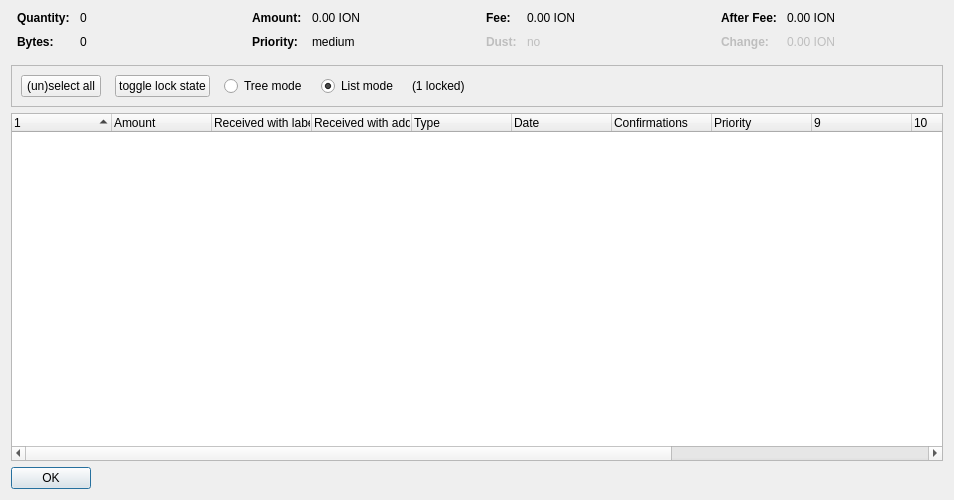
<?xml version="1.0" encoding="UTF-8"?>
<ui version="4.0">
 <class>CoinControlDialog</class>
 <widget class="QDialog" name="CoinControlDialog">
  <property name="geometry">
   <rect>
    <x>0</x>
    <y>0</y>
    <width>954</width>
    <height>500</height>
   </rect>
  </property>
  <property name="windowTitle">
   <string>Coin Selection</string>
  </property>
  <layout class="QVBoxLayout" name="verticalLayout">
   <item>
    <layout class="QHBoxLayout" name="horizontalLayoutTop" stretch="0,0,0,0">
     <property name="topMargin">
      <number>0</number>
     </property>
     <property name="bottomMargin">
      <number>10</number>
     </property>
     <item>
      <layout class="QFormLayout" name="formLayoutCoinControl1">
       <property name="horizontalSpacing">
        <number>10</number>
       </property>
       <property name="verticalSpacing">
        <number>10</number>
       </property>
       <property name="leftMargin">
        <number>6</number>
       </property>
       <property name="rightMargin">
        <number>6</number>
       </property>
       <item row="0" column="0">
        <widget class="QLabel" name="labelCoinControlQuantityText">
         <property name="font">
          <font>
           <weight>75</weight>
           <bold>true</bold>
          </font>
         </property>
         <property name="text">
          <string>Quantity:</string>
         </property>
        </widget>
       </item>
       <item row="0" column="1">
        <widget class="QLabel" name="labelCoinControlQuantity">
         <property name="cursor">
          <cursorShape>IBeamCursor</cursorShape>
         </property>
         <property name="contextMenuPolicy">
          <enum>Qt::ActionsContextMenu</enum>
         </property>
         <property name="text">
          <string notr="true">0</string>
         </property>
         <property name="textInteractionFlags">
          <set>Qt::LinksAccessibleByMouse|Qt::TextSelectableByKeyboard|Qt::TextSelectableByMouse</set>
         </property>
        </widget>
       </item>
       <item row="1" column="0">
        <widget class="QLabel" name="labelCoinControlBytesText">
         <property name="font">
          <font>
           <weight>75</weight>
           <bold>true</bold>
          </font>
         </property>
         <property name="text">
          <string>Bytes:</string>
         </property>
        </widget>
       </item>
       <item row="1" column="1">
        <widget class="QLabel" name="labelCoinControlBytes">
         <property name="cursor">
          <cursorShape>IBeamCursor</cursorShape>
         </property>
         <property name="contextMenuPolicy">
          <enum>Qt::ActionsContextMenu</enum>
         </property>
         <property name="text">
          <string notr="true">0</string>
         </property>
         <property name="textInteractionFlags">
          <set>Qt::LinksAccessibleByMouse|Qt::TextSelectableByKeyboard|Qt::TextSelectableByMouse</set>
         </property>
        </widget>
       </item>
      </layout>
     </item>
     <item>
      <layout class="QFormLayout" name="formLayoutCoinControl2">
       <property name="horizontalSpacing">
        <number>10</number>
       </property>
       <property name="verticalSpacing">
        <number>10</number>
       </property>
       <property name="leftMargin">
        <number>6</number>
       </property>
       <property name="rightMargin">
        <number>6</number>
       </property>
       <item row="0" column="0">
        <widget class="QLabel" name="labelCoinControlAmountText">
         <property name="font">
          <font>
           <weight>75</weight>
           <bold>true</bold>
          </font>
         </property>
         <property name="text">
          <string>Amount:</string>
         </property>
        </widget>
       </item>
       <item row="0" column="1">
        <widget class="QLabel" name="labelCoinControlAmount">
         <property name="cursor">
          <cursorShape>IBeamCursor</cursorShape>
         </property>
         <property name="contextMenuPolicy">
          <enum>Qt::ActionsContextMenu</enum>
         </property>
         <property name="text">
          <string notr="true">0.00 ION</string>
         </property>
         <property name="textInteractionFlags">
          <set>Qt::LinksAccessibleByMouse|Qt::TextSelectableByKeyboard|Qt::TextSelectableByMouse</set>
         </property>
        </widget>
       </item>
       <item row="1" column="0">
        <widget class="QLabel" name="labelCoinControlPriorityText">
         <property name="font">
          <font>
           <weight>75</weight>
           <bold>true</bold>
          </font>
         </property>
         <property name="text">
          <string>Priority:</string>
         </property>
        </widget>
       </item>
       <item row="1" column="1">
        <widget class="QLabel" name="labelCoinControlPriority">
         <property name="cursor">
          <cursorShape>IBeamCursor</cursorShape>
         </property>
         <property name="contextMenuPolicy">
          <enum>Qt::ActionsContextMenu</enum>
         </property>
         <property name="text">
          <string>medium</string>
         </property>
         <property name="textInteractionFlags">
          <set>Qt::LinksAccessibleByMouse|Qt::TextSelectableByKeyboard|Qt::TextSelectableByMouse</set>
         </property>
        </widget>
       </item>
      </layout>
     </item>
     <item>
      <layout class="QFormLayout" name="formLayoutCoinControl3">
       <property name="horizontalSpacing">
        <number>10</number>
       </property>
       <property name="verticalSpacing">
        <number>10</number>
       </property>
       <property name="leftMargin">
        <number>6</number>
       </property>
       <property name="rightMargin">
        <number>6</number>
       </property>
       <item row="0" column="0">
        <widget class="QLabel" name="labelCoinControlFeeText">
         <property name="font">
          <font>
           <weight>75</weight>
           <bold>true</bold>
          </font>
         </property>
         <property name="text">
          <string>Fee:</string>
         </property>
        </widget>
       </item>
       <item row="0" column="1">
        <widget class="QLabel" name="labelCoinControlFee">
         <property name="cursor">
          <cursorShape>IBeamCursor</cursorShape>
         </property>
         <property name="contextMenuPolicy">
          <enum>Qt::ActionsContextMenu</enum>
         </property>
         <property name="text">
          <string notr="true">0.00 ION</string>
         </property>
         <property name="textInteractionFlags">
          <set>Qt::LinksAccessibleByMouse|Qt::TextSelectableByKeyboard|Qt::TextSelectableByMouse</set>
         </property>
        </widget>
       </item>
       <item row="1" column="0">
        <widget class="QLabel" name="labelCoinControlLowOutputText">
         <property name="enabled">
          <bool>false</bool>
         </property>
         <property name="font">
          <font>
           <weight>75</weight>
           <bold>true</bold>
          </font>
         </property>
         <property name="text">
          <string>Dust:</string>
         </property>
        </widget>
       </item>
       <item row="1" column="1">
        <widget class="QLabel" name="labelCoinControlLowOutput">
         <property name="enabled">
          <bool>false</bool>
         </property>
         <property name="cursor">
          <cursorShape>IBeamCursor</cursorShape>
         </property>
         <property name="contextMenuPolicy">
          <enum>Qt::ActionsContextMenu</enum>
         </property>
         <property name="text">
          <string>no</string>
         </property>
         <property name="textInteractionFlags">
          <set>Qt::LinksAccessibleByMouse|Qt::TextSelectableByKeyboard|Qt::TextSelectableByMouse</set>
         </property>
        </widget>
       </item>
      </layout>
     </item>
     <item>
      <layout class="QFormLayout" name="formLayoutCoinControl4">
       <property name="horizontalSpacing">
        <number>10</number>
       </property>
       <property name="verticalSpacing">
        <number>10</number>
       </property>
       <property name="leftMargin">
        <number>6</number>
       </property>
       <property name="rightMargin">
        <number>6</number>
       </property>
       <item row="0" column="0">
        <widget class="QLabel" name="labelCoinControlAfterFeeText">
         <property name="font">
          <font>
           <weight>75</weight>
           <bold>true</bold>
          </font>
         </property>
         <property name="text">
          <string>After Fee:</string>
         </property>
        </widget>
       </item>
       <item row="0" column="1">
        <widget class="QLabel" name="labelCoinControlAfterFee">
         <property name="cursor">
          <cursorShape>IBeamCursor</cursorShape>
         </property>
         <property name="contextMenuPolicy">
          <enum>Qt::ActionsContextMenu</enum>
         </property>
         <property name="text">
          <string notr="true">0.00 ION</string>
         </property>
         <property name="textInteractionFlags">
          <set>Qt::LinksAccessibleByMouse|Qt::TextSelectableByKeyboard|Qt::TextSelectableByMouse</set>
         </property>
        </widget>
       </item>
       <item row="1" column="0">
        <widget class="QLabel" name="labelCoinControlChangeText">
         <property name="enabled">
          <bool>false</bool>
         </property>
         <property name="font">
          <font>
           <weight>75</weight>
           <bold>true</bold>
          </font>
         </property>
         <property name="text">
          <string>Change:</string>
         </property>
        </widget>
       </item>
       <item row="1" column="1">
        <widget class="QLabel" name="labelCoinControlChange">
         <property name="enabled">
          <bool>false</bool>
         </property>
         <property name="cursor">
          <cursorShape>IBeamCursor</cursorShape>
         </property>
         <property name="contextMenuPolicy">
          <enum>Qt::ActionsContextMenu</enum>
         </property>
         <property name="text">
          <string notr="true">0.00 ION</string>
         </property>
         <property name="textInteractionFlags">
          <set>Qt::LinksAccessibleByMouse|Qt::TextSelectableByKeyboard|Qt::TextSelectableByMouse</set>
         </property>
        </widget>
       </item>
      </layout>
     </item>
    </layout>
   </item>
   <item>
    <widget class="QFrame" name="frame">
     <property name="minimumSize">
      <size>
       <width>0</width>
       <height>40</height>
      </size>
     </property>
     <property name="frameShape">
      <enum>QFrame::StyledPanel</enum>
     </property>
     <property name="frameShadow">
      <enum>QFrame::Sunken</enum>
     </property>
     <layout class="QHBoxLayout" name="horizontalLayout">
      <item>
       <layout class="QHBoxLayout" name="horizontalLayoutPanel" stretch="0,0,0,0,0,0">
        <property name="spacing">
         <number>14</number>
        </property>
        <item>
         <widget class="QPushButton" name="pushButtonSelectAll">
          <property name="sizePolicy">
           <sizepolicy hsizetype="Maximum" vsizetype="Fixed">
            <horstretch>0</horstretch>
            <verstretch>0</verstretch>
           </sizepolicy>
          </property>
          <property name="text">
           <string>(un)select all</string>
          </property>
          <property name="autoDefault">
           <bool>false</bool>
          </property>
         </widget>
        </item>
        <item>
         <widget class="QPushButton" name="pushButtonToggleLock">
          <property name="sizePolicy">
           <sizepolicy hsizetype="Maximum" vsizetype="Fixed">
            <horstretch>0</horstretch>
            <verstretch>0</verstretch>
           </sizepolicy>
          </property>
          <property name="text">
           <string>toggle lock state</string>
          </property>
          <property name="autoDefault">
           <bool>false</bool>
          </property>
         </widget>
        </item>
        <item>
         <widget class="QRadioButton" name="radioTreeMode">
          <property name="sizePolicy">
           <sizepolicy hsizetype="Maximum" vsizetype="Fixed">
            <horstretch>0</horstretch>
            <verstretch>0</verstretch>
           </sizepolicy>
          </property>
          <property name="text">
           <string>Tree mode</string>
          </property>
         </widget>
        </item>
        <item>
         <widget class="QRadioButton" name="radioListMode">
          <property name="sizePolicy">
           <sizepolicy hsizetype="Maximum" vsizetype="Fixed">
            <horstretch>0</horstretch>
            <verstretch>0</verstretch>
           </sizepolicy>
          </property>
          <property name="text">
           <string>List mode</string>
          </property>
          <property name="checked">
           <bool>true</bool>
          </property>
         </widget>
        </item>
        <item>
         <widget class="QLabel" name="labelLocked">
          <property name="text">
           <string>(1 locked)</string>
          </property>
         </widget>
        </item>
        <item>
         <spacer name="horizontalSpacer">
          <property name="orientation">
           <enum>Qt::Horizontal</enum>
          </property>
          <property name="sizeHint" stdset="0">
           <size>
            <width>40</width>
            <height>20</height>
           </size>
          </property>
         </spacer>
        </item>
       </layout>
      </item>
     </layout>
    </widget>
   </item>
   <item>
    <widget class="CoinControlTreeWidget" name="treeWidget">
     <property name="contextMenuPolicy">
      <enum>Qt::CustomContextMenu</enum>
     </property>
     <property name="sortingEnabled">
      <bool>false</bool>
     </property>
     <property name="columnCount">
      <number>13</number>
     </property>
     <attribute name="headerShowSortIndicator" stdset="0">
      <bool>true</bool>
     </attribute>
     <attribute name="headerStretchLastSection">
      <bool>false</bool>
     </attribute>
     <column>
      <property name="text">
       <string/>
      </property>
     </column>
     <column>
      <property name="text">
       <string>Amount</string>
      </property>
     </column>
     <column>
      <property name="text">
       <string>Received with label</string>
      </property>
     </column>
     <column>
      <property name="text">
       <string>Received with address</string>
      </property>
     </column>
     <column>
      <property name="text">
       <string>Type</string>
      </property>
     </column>
     <column>
      <property name="text">
       <string>Date</string>
      </property>
     </column>
     <column>
      <property name="text">
       <string>Confirmations</string>
      </property>
      <property name="toolTip">
       <string>Confirmed</string>
      </property>
     </column>
     <column>
      <property name="text">
       <string>Priority</string>
      </property>
     </column>
     <column>
      <property name="text">
       <string/>
      </property>
     </column>
     <column>
      <property name="text">
       <string/>
      </property>
     </column>
     <column>
      <property name="text">
       <string/>
      </property>
     </column>
     <column>
      <property name="text">
       <string/>
      </property>
     </column>
     <column>
      <property name="text">
       <string/>
      </property>
     </column>
    </widget>
   </item>
   <item>
    <widget class="QDialogButtonBox" name="buttonBox">
     <property name="sizePolicy">
      <sizepolicy hsizetype="Maximum" vsizetype="Fixed">
       <horstretch>0</horstretch>
       <verstretch>0</verstretch>
      </sizepolicy>
     </property>
     <property name="orientation">
      <enum>Qt::Horizontal</enum>
     </property>
     <property name="standardButtons">
      <set>QDialogButtonBox::Ok</set>
     </property>
    </widget>
   </item>
  </layout>
 </widget>
 <customwidgets>
  <customwidget>
   <class>CoinControlTreeWidget</class>
   <extends>QTreeWidget</extends>
   <header>coincontroltreewidget.h</header>
  </customwidget>
 </customwidgets>
 <resources/>
 <connections/>
</ui>
